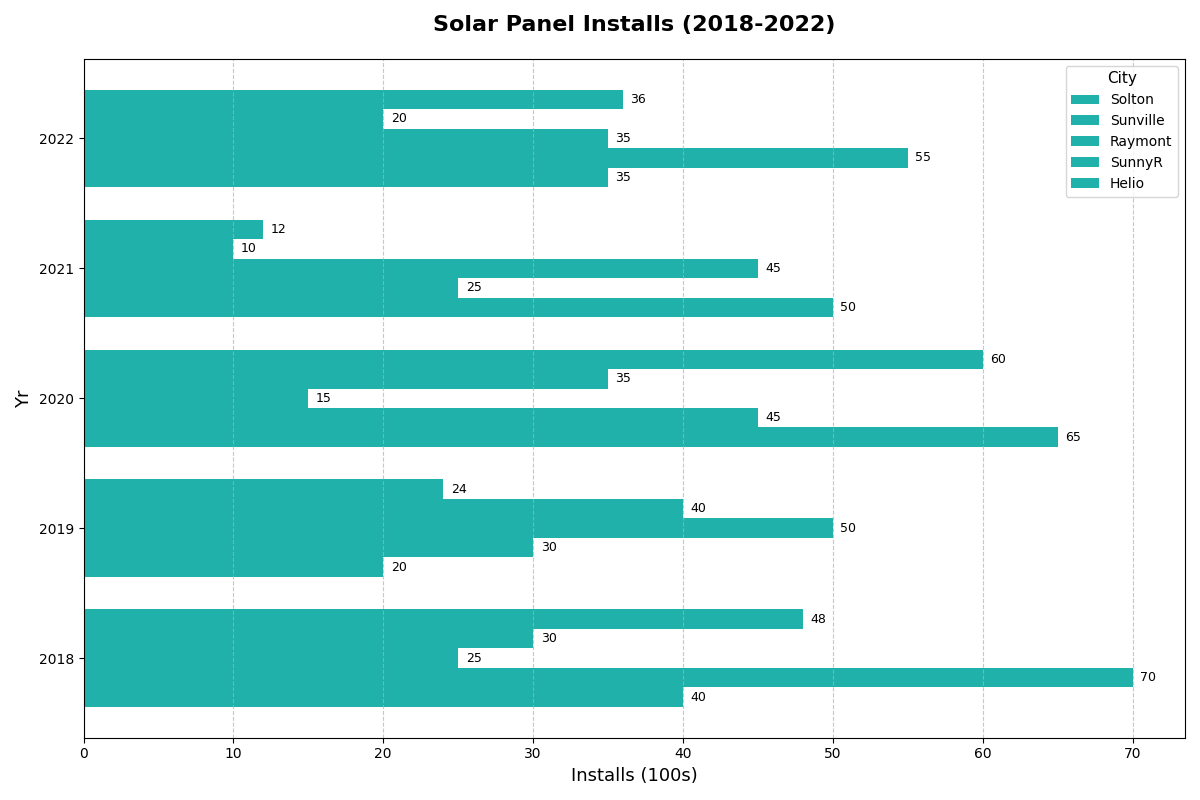

Write the Python code that produced this figure.
import matplotlib.pyplot as plt
import numpy as np

cities = ['Solton', 'Sunville', 'Raymont', 'SunnyR', 'Helio']
years = [2018, 2019, 2020, 2021, 2022]
solar_installs = np.array([
    [40, 20, 65, 50, 35],
    [70, 30, 45, 25, 55],
    [25, 50, 15, 45, 35],
    [30, 40, 35, 10, 20],
    [48, 24, 60, 12, 36]
])

bar_height = 0.15
y = np.arange(len(years))

fig, ax = plt.subplots(figsize=(12, 8))
single_color = '#20B2AA'

for i, city in enumerate(cities):
    ax.barh(y + i * bar_height, solar_installs[i], height=bar_height, label=city, color=single_color)

ax.set_title('Solar Panel Installs (2018-2022)', fontsize=16, fontweight='bold', pad=20)
ax.set_ylabel('Yr', fontsize=13)
ax.set_xlabel('Installs (100s)', fontsize=13)
ax.set_yticks(y + bar_height * 2)
ax.set_yticklabels(years)
ax.legend(title='City', fontsize=10, title_fontsize='11')
ax.grid(axis='x', linestyle='--', alpha=0.7)

for i in range(len(cities)):
    for j in range(len(years)):
        ax.text(solar_installs[i, j] + 0.5, y[j] + i * bar_height, str(solar_installs[i, j]), va='center', ha='left', fontsize=9)

plt.tight_layout()
plt.show()
